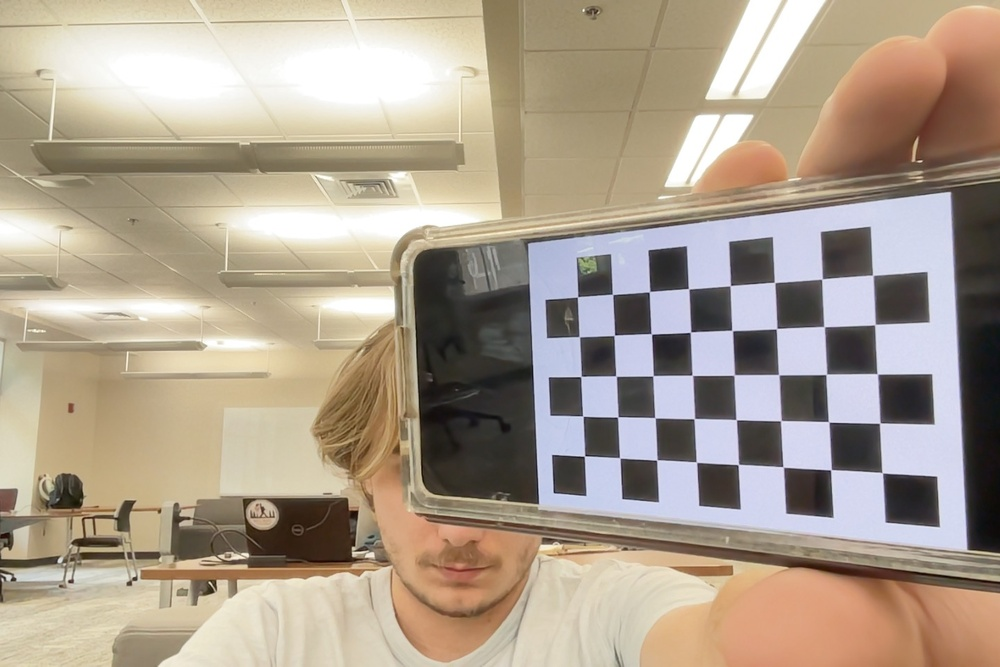
#> input picture Camcal/Photo on 4-21-26 at 11.54 AM #2.jpg, 1000 x 667 px, shrunk from 1440 x 960 before the run; its folder holds only this picture in this run
$ python cal.py
#> lines starting #> are read from the running program, lines starting #| are printed output that depends on the picture; after the words box and inside, x2 and y2 are one past the last pixel; in counts of white or black regions, pixels touching at a corner belong together
# Import required modules
import cv2
import numpy as np
import os
import glob
import json


# Define the dimensions of checkerboard
CHECKERBOARD = (8, 5)


# stop the iteration when specified
# accuracy, epsilon, is reached or
# specified number of iterations are completed.
criteria = (cv2.TERM_CRITERIA_EPS +
            cv2.TERM_CRITERIA_MAX_ITER, 30, 0.001)


# Vector for 3D points
threedpoints = []

# Vector for 2D points
twodpoints = []


#  3D points real world coordinates
objectp3d = np.zeros((1, CHECKERBOARD[0]
                      * CHECKERBOARD[1],
                      3), np.float32)
objectp3d[0, :, :2] = np.mgrid[0:CHECKERBOARD[0],
                               0:CHECKERBOARD[1]].T.reshape(-1, 2)
prev_img_shape = None


# Extracting path of individual image stored
# in a given directory. Since no path is
# specified, it will take current directory
# jpg files alone
images = glob.glob('*.jpg')

for filename in images:
    image = cv2.imread(filename)
#> image is the input picture: shape (667, 1000, 3); mean B, G, R 142.7, 159.5, 173.2
    grayColor = cv2.cvtColor(image, cv2.COLOR_BGR2GRAY)
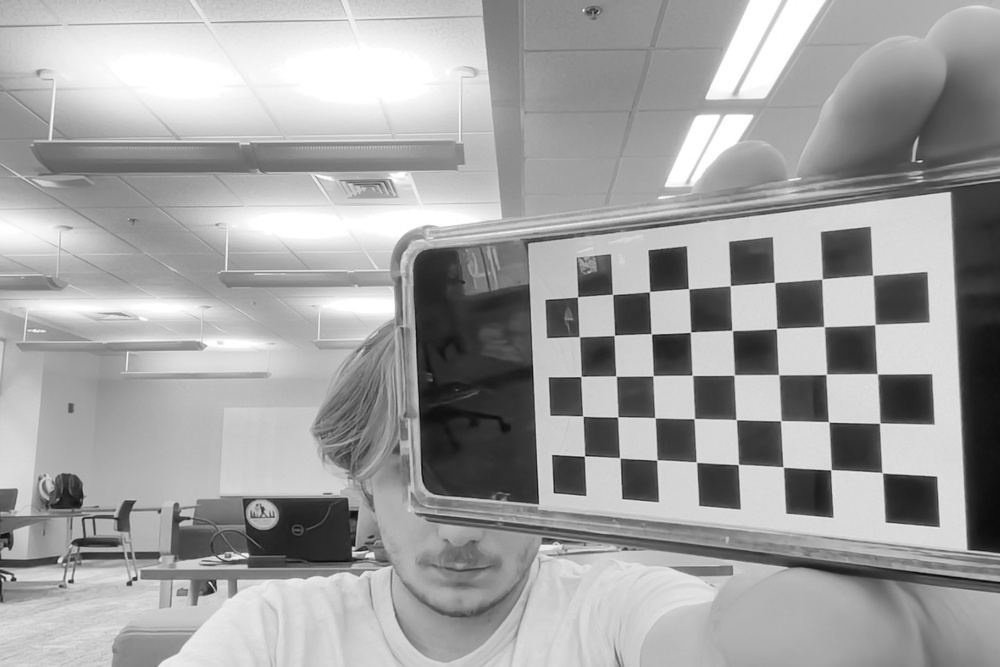
#> grayColor: shape (667, 1000); min 7, max 255, mean 161.7

    # Find the chess board corners
    # If desired number of corners are
    # found in the image then ret = true
    ret, corners = cv2.findChessboardCorners(
        grayColor, CHECKERBOARD,
        cv2.CALIB_CB_ADAPTIVE_THRESH
        + cv2.CALIB_CB_FAST_CHECK +
        cv2.CALIB_CB_NORMALIZE_IMAGE)
#> ret = True; corners = 40 rows, first 8: [882.4, 472.8], [830.9, 469.7], [783.1, 467], [738.4, 464.5], [696.5, 462.1], [656.7, 459.9], [619.7, 457.9], [584.5, 456]

    # If desired number of corners can be detected then,
    # refine the pixel coordinates and display
    # them on the images of checker board
    if ret == True:
        threedpoints.append(objectp3d)

        # Refining pixel coordinates
        # for given 2d points.
        corners2 = cv2.cornerSubPix(
            grayColor, corners, (11, 11), (-1, -1), criteria)
#> corners2 = 40 rows, first 8: [882.3, 472.7], [830.9, 469.7], [783.2, 467.1], [738.4, 464.5], [696.4, 462.2], [656.8, 460], [619.8, 457.8], [584.5, 456.1]

        twodpoints.append(corners2)

        # Draw and display the corners
        image = cv2.drawChessboardCorners(image,
                                          CHECKERBOARD,
                                          corners2, ret)
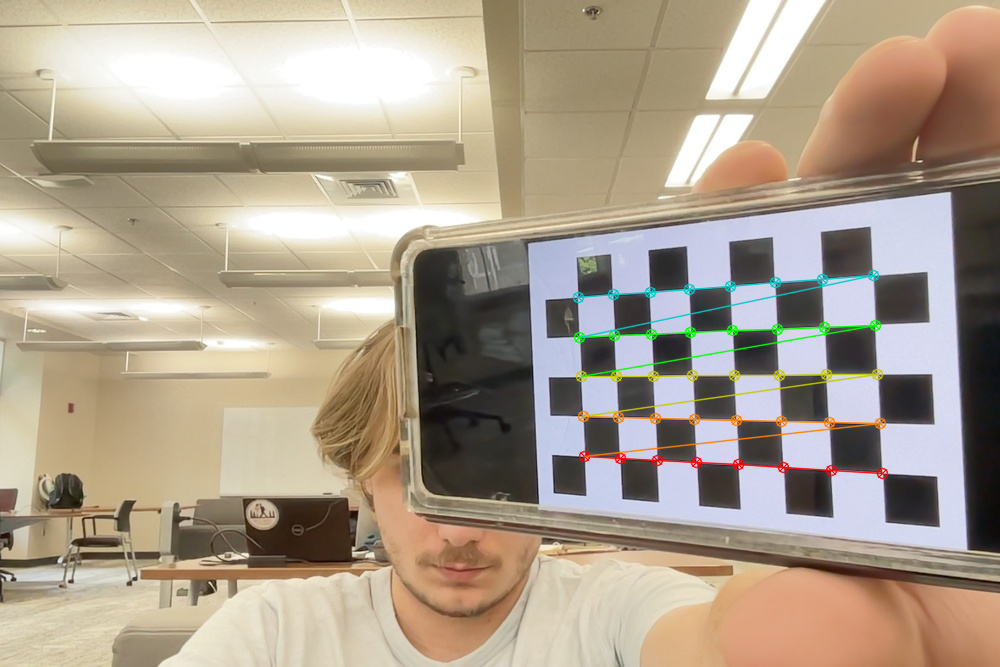
#> image: shape (667, 1000, 3); 1.67% of pixels changed, all inside (x1, y1, x2, y2) = (572, 269, 889, 480)

    cv2.imshow('img', image)
    cv2.waitKey(200)

cv2.destroyAllWindows()

h, w = image.shape[:2]


# Perform camera calibration by
# passing the value of above found out 3D points (threedpoints)
# and its corresponding pixel coordinates of the
# detected corners (twodpoints)
ret, matrix, distortion, r_vecs, t_vecs = cv2.calibrateCamera(
    threedpoints, twodpoints, grayColor.shape[::-1], None, None)
#> ret = 0.102; matrix = [[1114.3, 0, 499.9], [0, 1011.5, 337.8], [0, 0, 1]]; distortion = [[0.0798, 0.176, -0.00155, -0.00599, -0.624]]; r_vecs = ([1.14, -0.0111, 2.89],); t_vecs = ([7.03, 2.73, 20.61],)


# Displaying required output
# Convert numpy arrays to lists
camera_params = {
    "camera_matrix": matrix.tolist(),
    "distortion_coefficients": distortion.tolist(),
    "rotation_vectors": [r.tolist() for r in r_vecs],
    "translation_vectors": [t.tolist() for t in t_vecs]
}

# Save to JSON file
with open("camera_params.json", "w") as f:
    json.dump(camera_params, f, indent=4)

$ run again, on Camcal/Photo on 4-21-26 at 11.55 AM #4.jpg
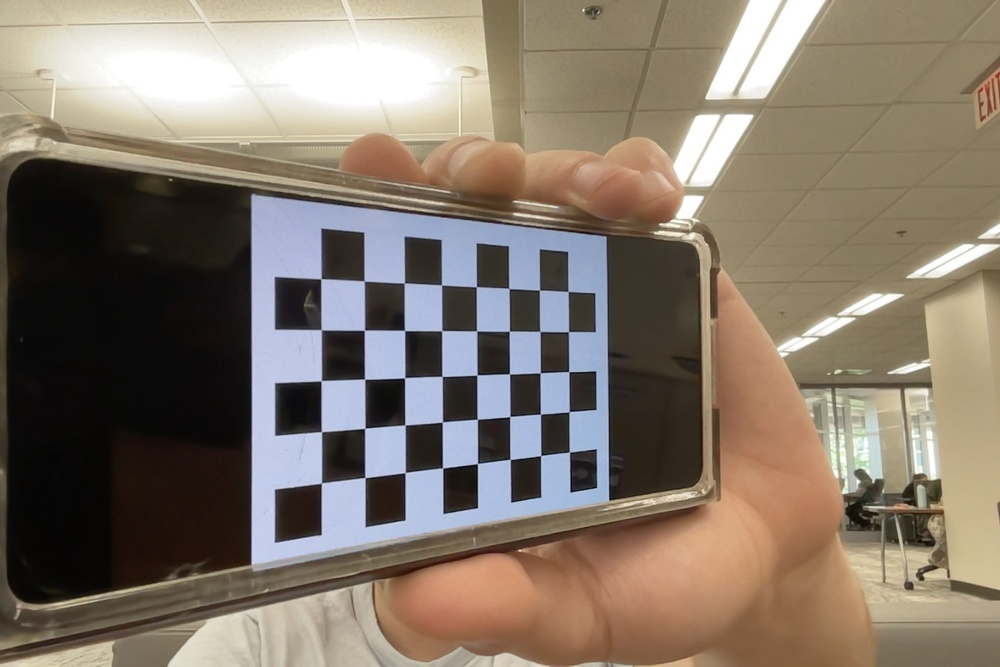
#> input picture Camcal/Photo on 4-21-26 at 11.55 AM #4.jpg, 1000 x 667 px, shrunk from 1440 x 960 before the run
#> image is the input picture: shape (667, 1000, 3); mean B, G, R 107.6, 120.5, 132.8
#> `grayColor = cv2.cvtColor(image, cv2.COLOR_BGR2GRAY)`:
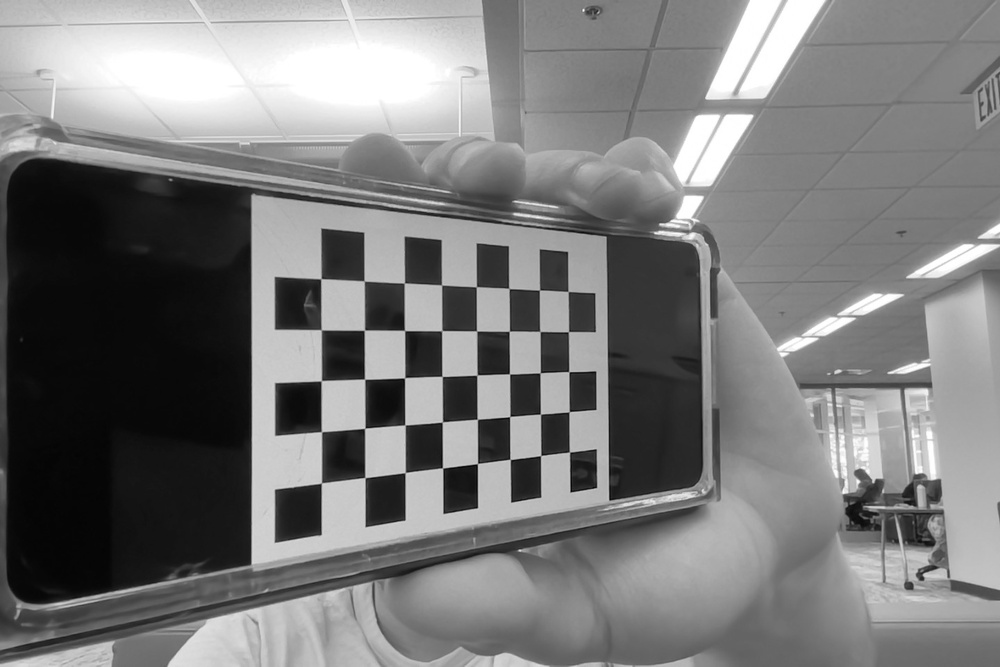
#> grayColor: shape (667, 1000); min 2, max 255, mean 122.7
#> `ret, corners = cv2.findChessboardCorners( grayColor, CHECKERBOARD, cv2..`: ret = True; corners = 40 rows, first 8: [569.6, 452], [540.7, 455.6], [510.2, 459.4], [477.4, 463.6], [442.5, 468], [405.1, 472.7], [365, 477.6], [321.4, 483]
#> corners2 = 40 rows, first 8: [569.4, 452.2], [540.7, 455.6], [510.1, 459.4], [477.5, 463.6], [442.6, 467.9], [405.2, 472.5], [364.8, 477.6], [321.4, 483.1]
#> `image = cv2.drawChessboardCorners(image, CHECKERBOARD, corners2, ret)`:
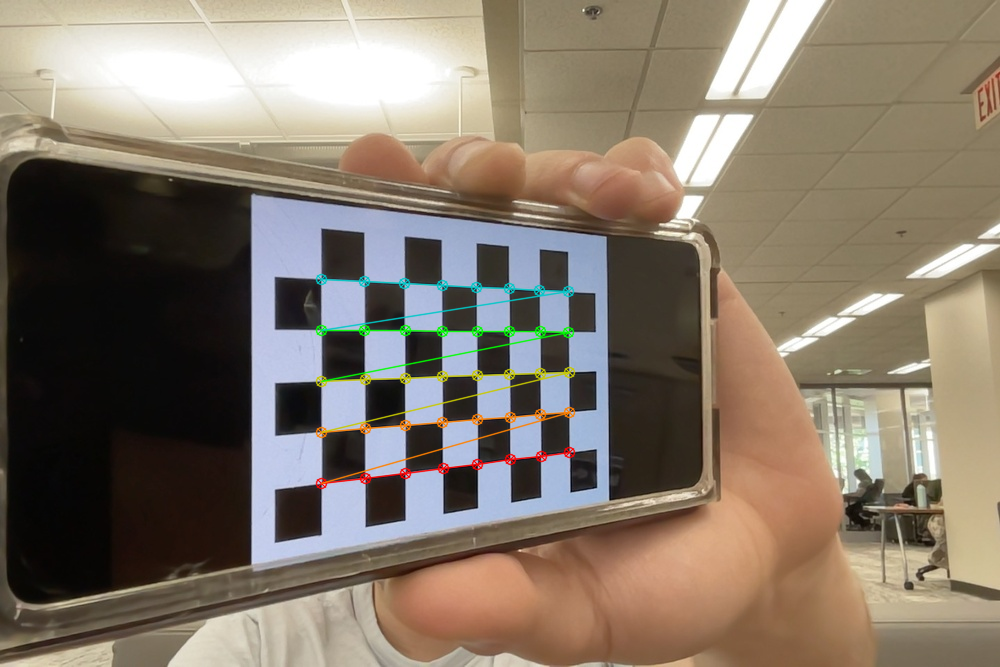
#> image: shape (667, 1000, 3); 1.48% of pixels changed, all inside (x1, y1, x2, y2) = (315, 273, 576, 490)
#> `ret, matrix, distortion, r_vecs, t_vecs = cv2.calibrateCamera( threedp..`: ret = 0.101; matrix = [[814.7, 0, 482.7], [0, 834.7, 326], [0, 0, 1]]; distortion = [[-0.104, 2.73, -0.00357, -0.00102, -16.03]]; r_vecs = ([-1.05, 0.0373, 2.96],); t_vecs = ([2.21, 3.14, 20.71],)

$ run again, on Camcal/Photo on 4-21-26 at 11.55 AM #5.jpg
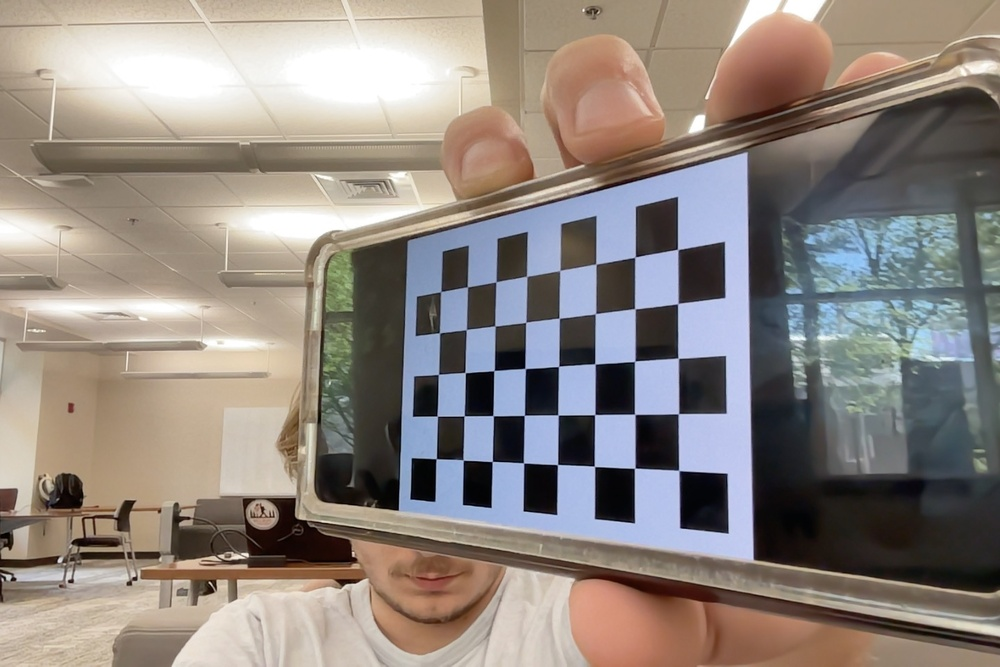
#> input picture Camcal/Photo on 4-21-26 at 11.55 AM #5.jpg, 1000 x 667 px, shrunk from 1440 x 960 before the run
#> image is the input picture: shape (667, 1000, 3); mean B, G, R 128.4, 134.9, 144
#> `grayColor = cv2.cvtColor(image, cv2.COLOR_BGR2GRAY)`:
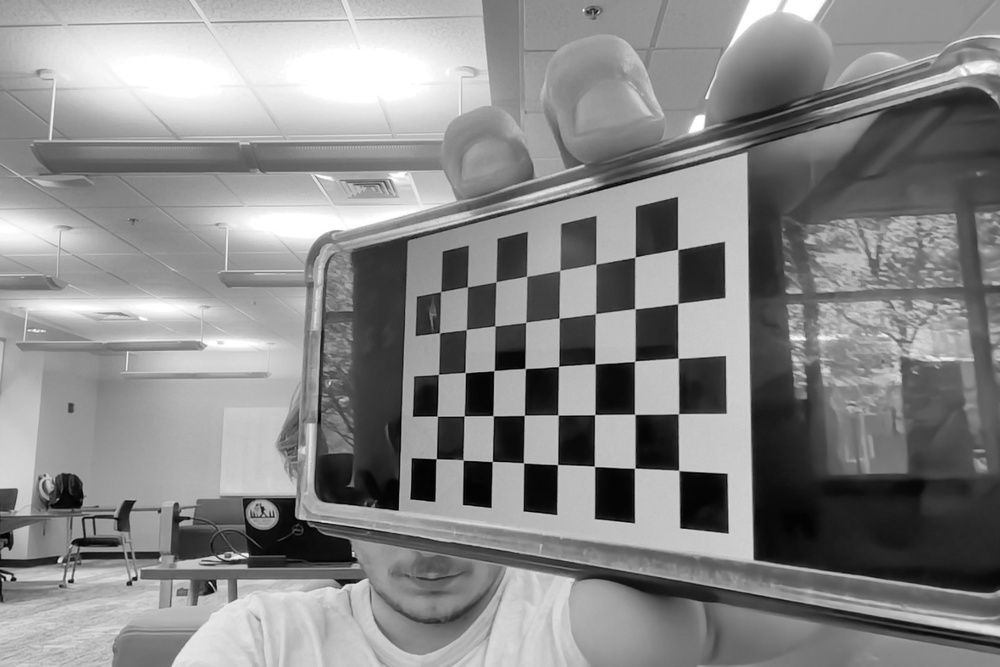
#> grayColor: shape (667, 1000); min 1, max 255, mean 136.9
#> `ret, corners = cv2.findChessboardCorners( grayColor, CHECKERBOARD, cv2..`: ret = True; corners = 40 rows, first 8: [678.7, 470.4], [634.7, 468.3], [594.4, 466.4], [557.5, 464.6], [523.5, 462.9], [492.3, 461.4], [463.4, 460], [436.2, 458.7]
#> corners2 = 40 rows, first 8: [678.8, 470.5], [634.7, 468.2], [594.5, 466.4], [557.5, 464.5], [523.5, 462.9], [492.2, 461.5], [463.1, 460], [436.2, 458.7]
#> `image = cv2.drawChessboardCorners(image, CHECKERBOARD, corners2, ret)`:
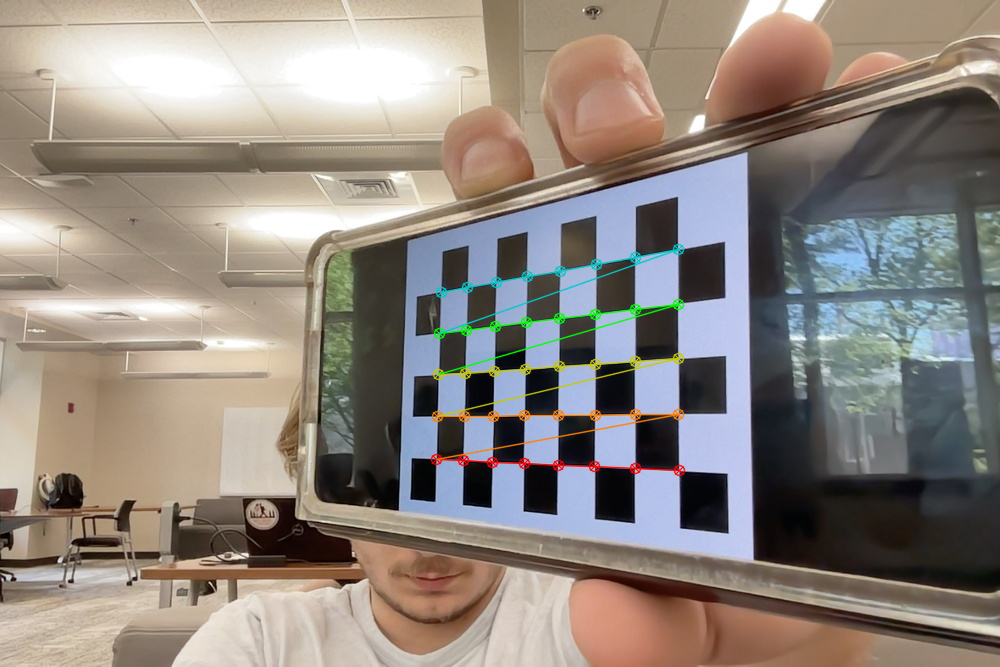
#> image: shape (667, 1000, 3); 1.46% of pixels changed, all inside (x1, y1, x2, y2) = (430, 243, 686, 477)
#> `ret, matrix, distortion, r_vecs, t_vecs = cv2.calibrateCamera( threedp..`: ret = 0.145; matrix = [[1103.4, 0, 492.9], [0, 975.7, 301], [0, 0, 1]]; distortion = [[-0.221, 8.26, -0.00718, 0.00441, -70.88]]; r_vecs = ([1.4, 0.206, 2.75],); t_vecs = ([2.92, 3.02, 17.35],)

$ run again, on Camcal/Photo on 4-21-26 at 11.55 AM #6.jpg
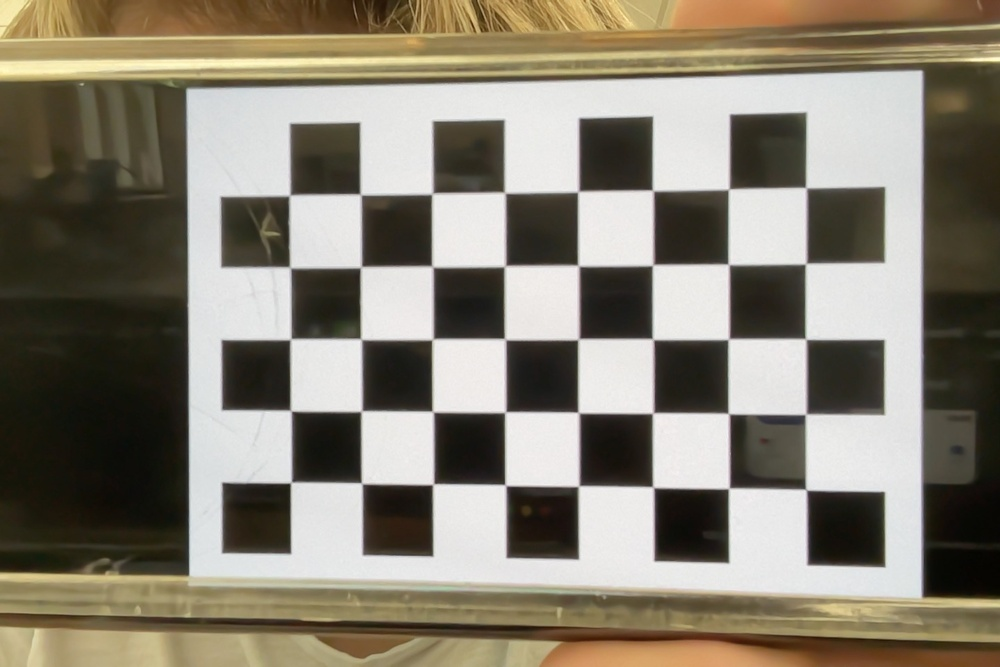
#> input picture Camcal/Photo on 4-21-26 at 11.55 AM #6.jpg, 1000 x 667 px, shrunk from 1440 x 960 before the run
#> image is the input picture: shape (667, 1000, 3); mean B, G, R 113.4, 127.8, 134.5
#> `grayColor = cv2.cvtColor(image, cv2.COLOR_BGR2GRAY)`:
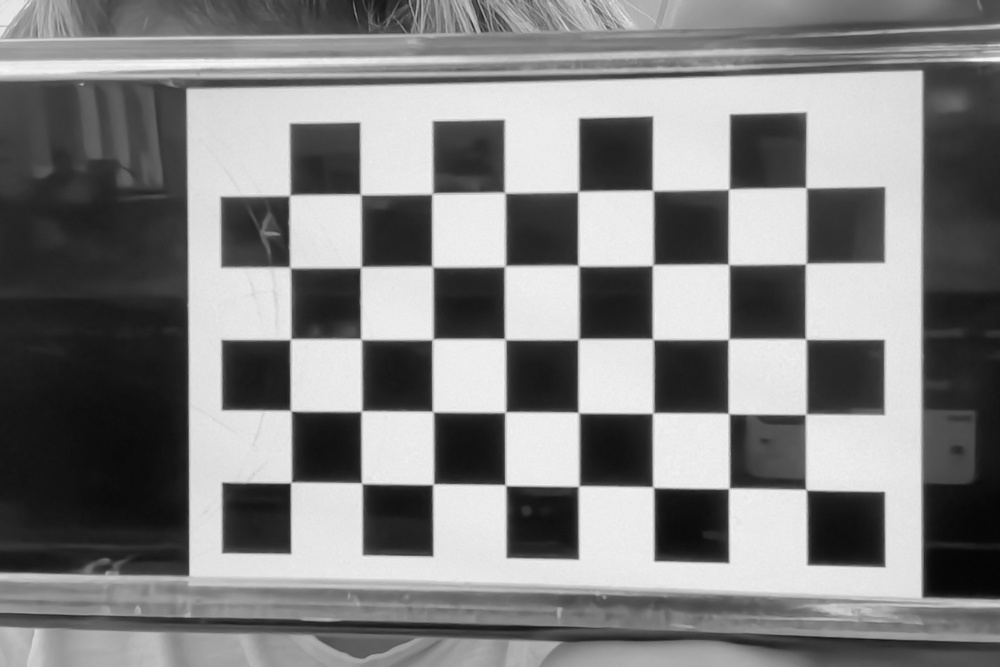
#> grayColor: shape (667, 1000); min 4, max 247, mean 128.2
#> `ret, corners = cv2.findChessboardCorners( grayColor, CHECKERBOARD, cv2..`: ret = True; corners = 40 rows, first 8: [805.9, 489.5], [728.4, 488.7], [653.4, 487.4], [578.1, 486.6], [505.6, 485.3], [433.1, 484.2], [361.1, 482.6], [290.2, 483.1]
#> corners2 = 40 rows, first 8: [806.2, 489.7], [728.8, 488.4], [653.2, 487.3], [578.6, 486.1], [505.4, 485.2], [433.1, 484.2], [361.7, 483.3], [290.8, 482.6]
#> `image = cv2.drawChessboardCorners(image, CHECKERBOARD, corners2, ret)`:
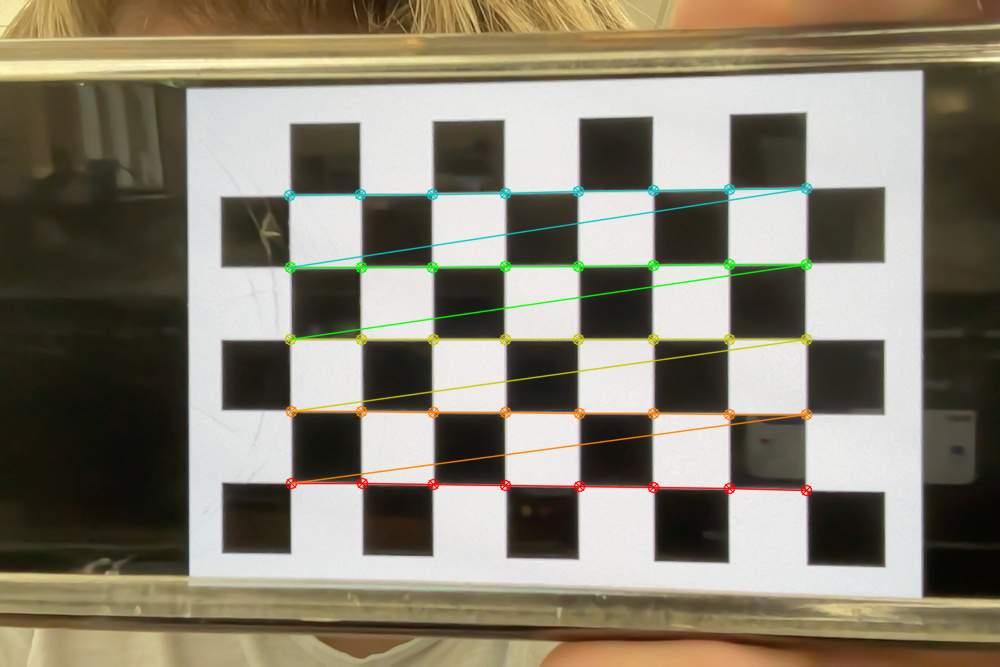
#> image: shape (667, 1000, 3); 2.57% of pixels changed, all inside (x1, y1, x2, y2) = (283, 182, 813, 497)
#> `ret, matrix, distortion, r_vecs, t_vecs = cv2.calibrateCamera( threedp..`: ret = 0.109; matrix = [[767.1, 0, 506.5], [0, 767.3, 316.9], [0, 0, 1]]; distortion = [[0.0107, 0.1, -0.00215, 3.61e-05, -0.0894]]; r_vecs = ([0.111, -0.00825, 3.14],); t_vecs = ([3.97, 2.3, 10.22],)
